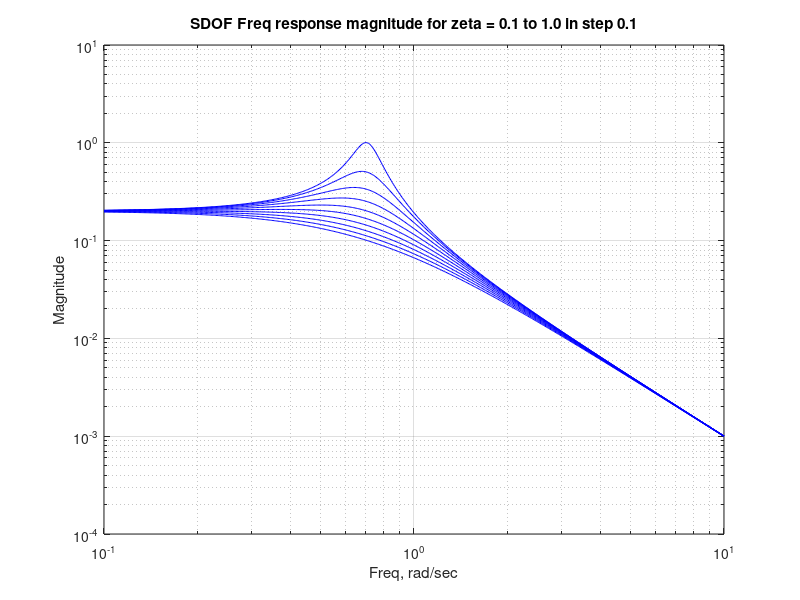
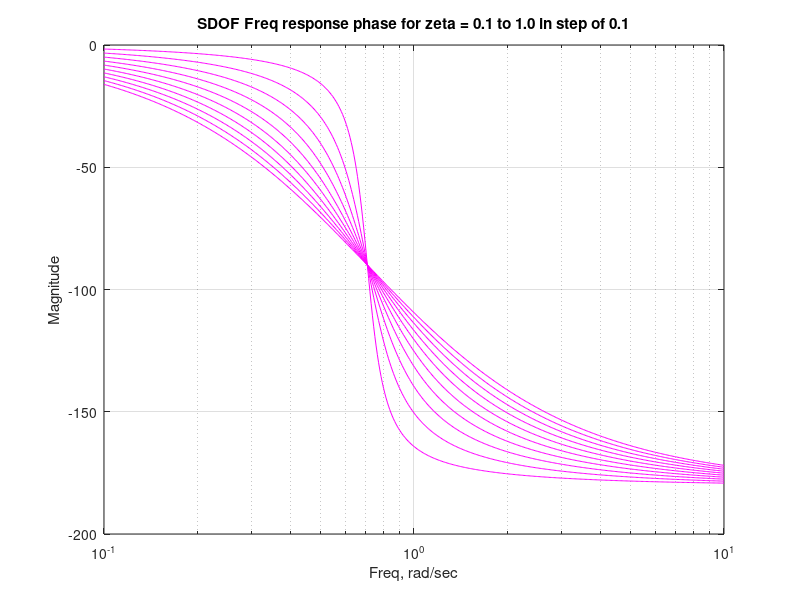

These figures' MATLAB source, in order:
%% sdofxfer plotting FRF of sdof model for different damping values
% Reference: Vibration Simulation Using MATLAB & ANSYS by Michael R. Hatch %

clc; clear all; close all;
m = 10; z = 0.1:0.1:1; k = 5; % assign mass, damping ratio, stiffness values
wn = sqrt(k/m);
f_n = 500;                   % defines no. of Frequency points
w = logspace(-1,1,f_n);      % -1, is 10^-1, 1 is 10^1, and freq points 
rad2deg = 180/pi;
s = j*w;
for n = 1:length(z)
    xfer(n,:) = (1/m)./(s.^2 + 2*z(n)*wn*s+wn^2);
    mag(n,:) = abs(xfer(n,:));
    phase(n,:)  = angle(xfer(n,:))*rad2deg;
end
figure
for n = 1:length(z)
    loglog(w,mag(n,:),'b-')
    title('SDOF Freq response magnitude for zeta = 0.1 to 1.0 in step 0.1')
    xlabel('Freq, rad/sec')
    ylabel('Magnitude')
    grid on, hold on
    
end

figure
for n = 1:length(z)
    semilogx(w,phase(n,:),'m-')
    title('SDOF Freq response phase for zeta = 0.1 to 1.0 in step of 0.1')
    xlabel('Freq, rad/sec')
    ylabel('Magnitude')
    grid on, hold on

end
